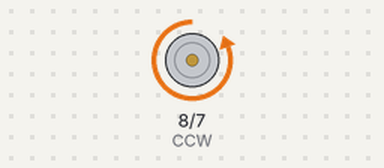
This sketch was run on a simulated Arduino Uno, built with avr-gcc and run on an emulated ATmega328P. On the bench: motor-driver pin pairs drawn as motors (green arrow = first pin HIGH = forward, orange = second pin HIGH = backward, longer = more drive).

Above: at 2.5 s.
At 10.0 s:
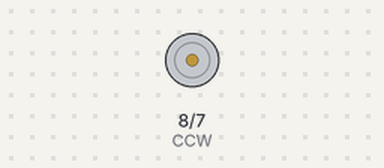
At 17.5 s:
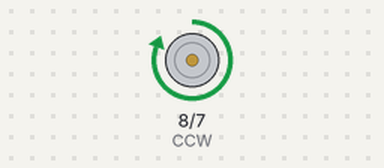
Timing chart, 0 to 26.0 s (numbered marks = the images above):
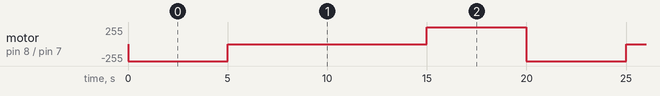

Measured:
- by itself, motor on pin 8 (CCW) / pin 7 (CW): repeats every 20.0 s: stopped 10.0 s, forward 255/255 5.0 s, backward 255/255 5.0 s

The sketch:

motor_rele1.ino
```cpp
#define CW 7 //CW is defined as pin #7//

#define CCW 8 //CCW is defined as pin #8//

void setup() { //Setup runs once//

pinMode(CW, OUTPUT); //Set CW as an output//

pinMode(CCW, OUTPUT); //Set CCW as an output//

}

void loop() { //Loop runs forever//

digitalWrite(CW,HIGH); //Motor runs clockwise//

delay(5000); //for 1 second//

digitalWrite(CW, LOW); //Motor stops//
delay(10000);

digitalWrite(CCW, HIGH);//Motor runs counter-clockwise//

delay(5000); //For 1 second//

digitalWrite(CCW, LOW); //Motor stops//

}
```
